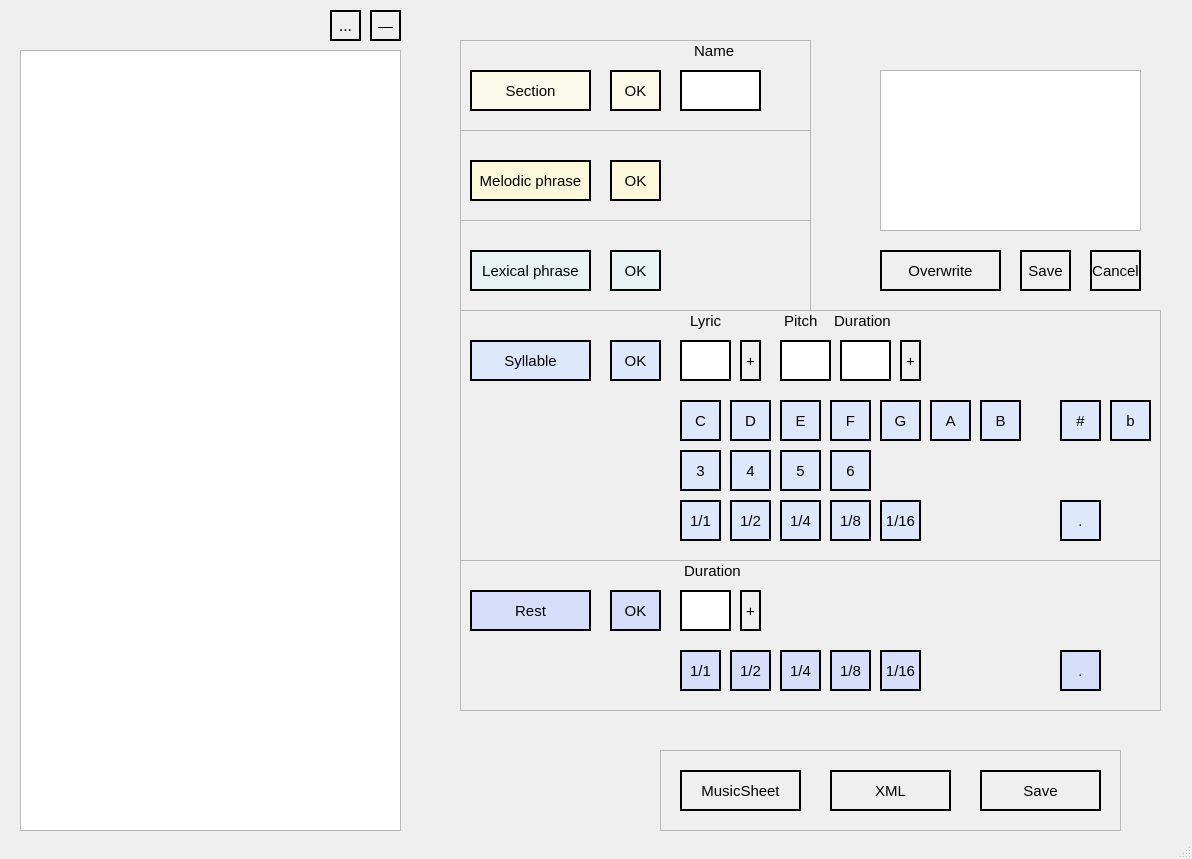
<?xml version="1.0" encoding="UTF-8"?>
<ui version="4.0">
 <class>MainWindow</class>
 <widget class="QMainWindow" name="MainWindow">
  <property name="geometry">
   <rect>
    <x>0</x>
    <y>0</y>
    <width>1192</width>
    <height>859</height>
   </rect>
  </property>
  <property name="windowTitle">
   <string>MainWindow</string>
  </property>
  <widget class="QWidget" name="centralwidget">
   <widget class="QScrollBar" name="verticalScrollBar">
    <property name="geometry">
     <rect>
      <x>290</x>
      <y>60</y>
      <width>20</width>
      <height>761</height>
     </rect>
    </property>
    <property name="orientation">
     <enum>Qt::Vertical</enum>
    </property>
   </widget>
   <widget class="QPlainTextEdit" name="previewInput">
    <property name="geometry">
     <rect>
      <x>880</x>
      <y>70</y>
      <width>261</width>
      <height>161</height>
     </rect>
    </property>
    <property name="plainText">
     <string/>
    </property>
   </widget>
   <widget class="QTreeView" name="treeView">
    <property name="geometry">
     <rect>
      <x>20</x>
      <y>50</y>
      <width>381</width>
      <height>781</height>
     </rect>
    </property>
   </widget>
   <widget class="QFrame" name="sectionFrame">
    <property name="geometry">
     <rect>
      <x>460</x>
      <y>40</y>
      <width>351</width>
      <height>91</height>
     </rect>
    </property>
    <property name="frameShape">
     <enum>QFrame::StyledPanel</enum>
    </property>
    <property name="frameShadow">
     <enum>QFrame::Raised</enum>
    </property>
    <widget class="QLineEdit" name="sectionName">
     <property name="geometry">
      <rect>
       <x>220</x>
       <y>30</y>
       <width>81</width>
       <height>41</height>
      </rect>
     </property>
     <property name="styleSheet">
      <string notr="true">border: 2px solid black;</string>
     </property>
     <property name="text">
      <string/>
     </property>
    </widget>
    <widget class="QToolButton" name="newSectionOKBtn">
     <property name="geometry">
      <rect>
       <x>150</x>
       <y>30</y>
       <width>51</width>
       <height>41</height>
      </rect>
     </property>
     <property name="styleSheet">
      <string notr="true">font: 63 8pt &quot;Yu Mincho Demibold&quot;;
font-size: 15px;
background-color: #fbfaeb;
border: 2px solid black;
</string>
     </property>
     <property name="text">
      <string>OK</string>
     </property>
    </widget>
    <widget class="QToolButton" name="newSectionBtn">
     <property name="geometry">
      <rect>
       <x>10</x>
       <y>30</y>
       <width>121</width>
       <height>41</height>
      </rect>
     </property>
     <property name="styleSheet">
      <string notr="true">font: 63 8pt &quot;Yu Mincho Demibold&quot;;
font-size: 15px;
background-color: #fbfaeb;
border: 2px solid black;
</string>
     </property>
     <property name="text">
      <string>Section</string>
     </property>
    </widget>
    <widget class="QLabel" name="sectionNameLabel">
     <property name="geometry">
      <rect>
       <x>230</x>
       <y>0</y>
       <width>71</width>
       <height>21</height>
      </rect>
     </property>
     <property name="styleSheet">
      <string notr="true">font: 63 8pt &quot;Yu Mincho Demibold&quot;;
font-size: 15px;</string>
     </property>
     <property name="text">
      <string> Name</string>
     </property>
    </widget>
   </widget>
   <widget class="QFrame" name="melPhraseFrame">
    <property name="geometry">
     <rect>
      <x>460</x>
      <y>130</y>
      <width>351</width>
      <height>91</height>
     </rect>
    </property>
    <property name="frameShape">
     <enum>QFrame::StyledPanel</enum>
    </property>
    <property name="frameShadow">
     <enum>QFrame::Raised</enum>
    </property>
    <widget class="QToolButton" name="newMelPhraseOKBtn">
     <property name="geometry">
      <rect>
       <x>150</x>
       <y>30</y>
       <width>51</width>
       <height>41</height>
      </rect>
     </property>
     <property name="styleSheet">
      <string notr="true">font: 63 8pt &quot;Yu Mincho Demibold&quot;;
font-size: 15px;
background-color: #fbf8dc;
border: 2px solid black;
</string>
     </property>
     <property name="text">
      <string>OK</string>
     </property>
    </widget>
    <widget class="QToolButton" name="newMelPhraseBtn">
     <property name="geometry">
      <rect>
       <x>10</x>
       <y>30</y>
       <width>121</width>
       <height>41</height>
      </rect>
     </property>
     <property name="styleSheet">
      <string notr="true">font: 63 8pt &quot;Yu Mincho Demibold&quot;;
font-size: 15px;
background-color: #fbf8dc;
border: 2px solid black;
</string>
     </property>
     <property name="text">
      <string>Melodic phrase</string>
     </property>
    </widget>
   </widget>
   <widget class="QFrame" name="lexPhraseFrame">
    <property name="geometry">
     <rect>
      <x>460</x>
      <y>220</y>
      <width>351</width>
      <height>91</height>
     </rect>
    </property>
    <property name="frameShape">
     <enum>QFrame::StyledPanel</enum>
    </property>
    <property name="frameShadow">
     <enum>QFrame::Raised</enum>
    </property>
    <widget class="QToolButton" name="newLexPhraseOKBtn">
     <property name="geometry">
      <rect>
       <x>150</x>
       <y>30</y>
       <width>51</width>
       <height>41</height>
      </rect>
     </property>
     <property name="styleSheet">
      <string notr="true">font: 63 8pt &quot;Yu Mincho Demibold&quot;;
font-size: 15px;
background-color: #e7f4f3;
border: 2px solid black;
</string>
     </property>
     <property name="text">
      <string>OK</string>
     </property>
    </widget>
    <widget class="QToolButton" name="newLexPhraseBtn">
     <property name="geometry">
      <rect>
       <x>10</x>
       <y>30</y>
       <width>121</width>
       <height>41</height>
      </rect>
     </property>
     <property name="styleSheet">
      <string notr="true">font: 63 8pt &quot;Yu Mincho Demibold&quot;;
font-size: 15px;
background-color: #e7f4f3;
border: 2px solid black;
</string>
     </property>
     <property name="text">
      <string>Lexical phrase</string>
     </property>
    </widget>
   </widget>
   <widget class="QFrame" name="syllableFrame">
    <property name="geometry">
     <rect>
      <x>460</x>
      <y>310</y>
      <width>701</width>
      <height>251</height>
     </rect>
    </property>
    <property name="frameShape">
     <enum>QFrame::StyledPanel</enum>
    </property>
    <property name="frameShadow">
     <enum>QFrame::Raised</enum>
    </property>
    <widget class="QToolButton" name="newSyllableBtn">
     <property name="geometry">
      <rect>
       <x>10</x>
       <y>30</y>
       <width>121</width>
       <height>41</height>
      </rect>
     </property>
     <property name="styleSheet">
      <string notr="true">font: 63 8pt &quot;Yu Mincho Demibold&quot;;
font-size: 15px;
background-color:#dee8fd;
border: 2px solid black;
</string>
     </property>
     <property name="text">
      <string>Syllable</string>
     </property>
    </widget>
    <widget class="QToolButton" name="newSyllableOKBtn">
     <property name="geometry">
      <rect>
       <x>150</x>
       <y>30</y>
       <width>51</width>
       <height>41</height>
      </rect>
     </property>
     <property name="styleSheet">
      <string notr="true">font: 63 8pt &quot;Yu Mincho Demibold&quot;;
font-size: 15px;
background-color:#dee8fd;
border: 2px solid black;
</string>
     </property>
     <property name="text">
      <string>OK</string>
     </property>
    </widget>
    <widget class="QLineEdit" name="syllableLyric">
     <property name="geometry">
      <rect>
       <x>220</x>
       <y>30</y>
       <width>51</width>
       <height>41</height>
      </rect>
     </property>
     <property name="styleSheet">
      <string notr="true">border: 2px solid black;</string>
     </property>
     <property name="text">
      <string/>
     </property>
    </widget>
    <widget class="QToolButton" name="syllableDottedBtn">
     <property name="geometry">
      <rect>
       <x>600</x>
       <y>190</y>
       <width>41</width>
       <height>41</height>
      </rect>
     </property>
     <property name="styleSheet">
      <string notr="true">font: 63 8pt &quot;Yu Mincho Demibold&quot;;
font-size: 15px;
background-color:#dee8fd;
border: 2px solid black;
</string>
     </property>
     <property name="text">
      <string>.</string>
     </property>
    </widget>
    <widget class="QToolButton" name="sharpBtn">
     <property name="geometry">
      <rect>
       <x>600</x>
       <y>90</y>
       <width>41</width>
       <height>41</height>
      </rect>
     </property>
     <property name="styleSheet">
      <string notr="true">font: 63 8pt &quot;Yu Mincho Demibold&quot;;
font-size: 15px;
background-color:#dee8fd;
border: 2px solid black;
</string>
     </property>
     <property name="text">
      <string>#</string>
     </property>
    </widget>
    <widget class="QToolButton" name="flatBtn">
     <property name="geometry">
      <rect>
       <x>650</x>
       <y>90</y>
       <width>41</width>
       <height>41</height>
      </rect>
     </property>
     <property name="styleSheet">
      <string notr="true">font: 63 8pt &quot;Yu Mincho Demibold&quot;;
font-size: 15px;
background-color:#dee8fd;
border: 2px solid black;
</string>
     </property>
     <property name="text">
      <string>b</string>
     </property>
    </widget>
    <widget class="QToolButton" name="syllableDur16Btn">
     <property name="geometry">
      <rect>
       <x>420</x>
       <y>190</y>
       <width>41</width>
       <height>41</height>
      </rect>
     </property>
     <property name="styleSheet">
      <string notr="true">font: 63 8pt &quot;Yu Mincho Demibold&quot;;
font-size: 15px;
background-color:#dee8fd;
border: 2px solid black;
</string>
     </property>
     <property name="text">
      <string>1/16</string>
     </property>
    </widget>
    <widget class="QToolButton" name="syllableDur8Btn">
     <property name="geometry">
      <rect>
       <x>370</x>
       <y>190</y>
       <width>41</width>
       <height>41</height>
      </rect>
     </property>
     <property name="styleSheet">
      <string notr="true">font: 63 8pt &quot;Yu Mincho Demibold&quot;;
font-size: 15px;
background-color:#dee8fd;
border: 2px solid black;
</string>
     </property>
     <property name="text">
      <string>1/8</string>
     </property>
    </widget>
    <widget class="QToolButton" name="syllableDur4Btn">
     <property name="geometry">
      <rect>
       <x>320</x>
       <y>190</y>
       <width>41</width>
       <height>41</height>
      </rect>
     </property>
     <property name="styleSheet">
      <string notr="true">font: 63 8pt &quot;Yu Mincho Demibold&quot;;
font-size: 15px;
background-color:#dee8fd;
border: 2px solid black;
</string>
     </property>
     <property name="text">
      <string>1/4</string>
     </property>
    </widget>
    <widget class="QToolButton" name="syllableDur2Btn">
     <property name="geometry">
      <rect>
       <x>270</x>
       <y>190</y>
       <width>41</width>
       <height>41</height>
      </rect>
     </property>
     <property name="styleSheet">
      <string notr="true">font: 63 8pt &quot;Yu Mincho Demibold&quot;;
font-size: 15px;
background-color:#dee8fd;
border: 2px solid black;
</string>
     </property>
     <property name="text">
      <string>1/2</string>
     </property>
    </widget>
    <widget class="QToolButton" name="syllableDur1Btn">
     <property name="geometry">
      <rect>
       <x>220</x>
       <y>190</y>
       <width>41</width>
       <height>41</height>
      </rect>
     </property>
     <property name="styleSheet">
      <string notr="true">font: 63 8pt &quot;Yu Mincho Demibold&quot;;
font-size: 15px;
background-color:#dee8fd;
border: 2px solid black;
</string>
     </property>
     <property name="text">
      <string>1/1</string>
     </property>
    </widget>
    <widget class="QToolButton" name="octave3Btn">
     <property name="geometry">
      <rect>
       <x>220</x>
       <y>140</y>
       <width>41</width>
       <height>41</height>
      </rect>
     </property>
     <property name="styleSheet">
      <string notr="true">font: 63 8pt &quot;Yu Mincho Demibold&quot;;
font-size: 15px;
background-color:#dee8fd;
border: 2px solid black;
</string>
     </property>
     <property name="text">
      <string>3</string>
     </property>
    </widget>
    <widget class="QToolButton" name="octave4Btn">
     <property name="geometry">
      <rect>
       <x>270</x>
       <y>140</y>
       <width>41</width>
       <height>41</height>
      </rect>
     </property>
     <property name="styleSheet">
      <string notr="true">font: 63 8pt &quot;Yu Mincho Demibold&quot;;
font-size: 15px;
background-color:#dee8fd;
border: 2px solid black;
</string>
     </property>
     <property name="text">
      <string>4</string>
     </property>
    </widget>
    <widget class="QToolButton" name="octave5Btn">
     <property name="enabled">
      <bool>true</bool>
     </property>
     <property name="geometry">
      <rect>
       <x>320</x>
       <y>140</y>
       <width>41</width>
       <height>41</height>
      </rect>
     </property>
     <property name="styleSheet">
      <string notr="true">font: 63 8pt &quot;Yu Mincho Demibold&quot;;
font-size: 15px;
background-color:#dee8fd;
border: 2px solid black;
</string>
     </property>
     <property name="text">
      <string>5</string>
     </property>
    </widget>
    <widget class="QToolButton" name="octave6Btn">
     <property name="geometry">
      <rect>
       <x>370</x>
       <y>140</y>
       <width>41</width>
       <height>41</height>
      </rect>
     </property>
     <property name="styleSheet">
      <string notr="true">font: 63 8pt &quot;Yu Mincho Demibold&quot;;
font-size: 15px;
background-color:#dee8fd;
border: 2px solid black;
</string>
     </property>
     <property name="text">
      <string>6</string>
     </property>
    </widget>
    <widget class="QToolButton" name="CBtn">
     <property name="geometry">
      <rect>
       <x>220</x>
       <y>90</y>
       <width>41</width>
       <height>41</height>
      </rect>
     </property>
     <property name="styleSheet">
      <string notr="true">font: 63 8pt &quot;Yu Mincho Demibold&quot;;
font-size: 15px;
background-color:#dee8fd;
border: 2px solid black;
</string>
     </property>
     <property name="text">
      <string>C</string>
     </property>
    </widget>
    <widget class="QToolButton" name="DBtn">
     <property name="geometry">
      <rect>
       <x>270</x>
       <y>90</y>
       <width>41</width>
       <height>41</height>
      </rect>
     </property>
     <property name="styleSheet">
      <string notr="true">font: 63 8pt &quot;Yu Mincho Demibold&quot;;
font-size: 15px;
background-color:#dee8fd;
border: 2px solid black;
</string>
     </property>
     <property name="text">
      <string>D</string>
     </property>
    </widget>
    <widget class="QToolButton" name="EBtn">
     <property name="geometry">
      <rect>
       <x>320</x>
       <y>90</y>
       <width>41</width>
       <height>41</height>
      </rect>
     </property>
     <property name="styleSheet">
      <string notr="true">font: 63 8pt &quot;Yu Mincho Demibold&quot;;
font-size: 15px;
background-color:#dee8fd;
border: 2px solid black;
</string>
     </property>
     <property name="text">
      <string>E</string>
     </property>
    </widget>
    <widget class="QToolButton" name="FBtn">
     <property name="geometry">
      <rect>
       <x>370</x>
       <y>90</y>
       <width>41</width>
       <height>41</height>
      </rect>
     </property>
     <property name="styleSheet">
      <string notr="true">font: 63 8pt &quot;Yu Mincho Demibold&quot;;
font-size: 15px;
background-color:#dee8fd;
border: 2px solid black;
</string>
     </property>
     <property name="text">
      <string>F</string>
     </property>
    </widget>
    <widget class="QToolButton" name="GBtn">
     <property name="geometry">
      <rect>
       <x>420</x>
       <y>90</y>
       <width>41</width>
       <height>41</height>
      </rect>
     </property>
     <property name="styleSheet">
      <string notr="true">font: 63 8pt &quot;Yu Mincho Demibold&quot;;
font-size: 15px;
background-color:#dee8fd;
border: 2px solid black;
</string>
     </property>
     <property name="text">
      <string>G</string>
     </property>
    </widget>
    <widget class="QToolButton" name="ABtn">
     <property name="geometry">
      <rect>
       <x>470</x>
       <y>90</y>
       <width>41</width>
       <height>41</height>
      </rect>
     </property>
     <property name="styleSheet">
      <string notr="true">font: 63 8pt &quot;Yu Mincho Demibold&quot;;
font-size: 15px;
background-color:#dee8fd;
border: 2px solid black;
</string>
     </property>
     <property name="text">
      <string>A</string>
     </property>
    </widget>
    <widget class="QToolButton" name="BBtn">
     <property name="geometry">
      <rect>
       <x>520</x>
       <y>90</y>
       <width>41</width>
       <height>41</height>
      </rect>
     </property>
     <property name="styleSheet">
      <string notr="true">font: 63 8pt &quot;Yu Mincho Demibold&quot;;
font-size: 15px;
background-color:#dee8fd;
border: 2px solid black;
</string>
     </property>
     <property name="text">
      <string>B</string>
     </property>
    </widget>
    <widget class="QLineEdit" name="syllableDuration">
     <property name="geometry">
      <rect>
       <x>380</x>
       <y>30</y>
       <width>51</width>
       <height>41</height>
      </rect>
     </property>
     <property name="styleSheet">
      <string notr="true">border: 2px solid black;</string>
     </property>
     <property name="text">
      <string/>
     </property>
    </widget>
    <widget class="QLabel" name="syllDurationLabel">
     <property name="geometry">
      <rect>
       <x>370</x>
       <y>0</y>
       <width>71</width>
       <height>21</height>
      </rect>
     </property>
     <property name="styleSheet">
      <string notr="true">font: 63 8pt &quot;Yu Mincho Demibold&quot;;
font-size: 15px;</string>
     </property>
     <property name="text">
      <string> Duration</string>
     </property>
    </widget>
    <widget class="QToolButton" name="addSyllableNoteBtn">
     <property name="geometry">
      <rect>
       <x>440</x>
       <y>30</y>
       <width>21</width>
       <height>41</height>
      </rect>
     </property>
     <property name="styleSheet">
      <string notr="true">font: 63 8pt &quot;Yu Mincho Demibold&quot;;
font-size: 15px;
border: 2px solid black;
</string>
     </property>
     <property name="text">
      <string>+</string>
     </property>
    </widget>
    <widget class="QLineEdit" name="syllablePitch">
     <property name="geometry">
      <rect>
       <x>320</x>
       <y>30</y>
       <width>51</width>
       <height>41</height>
      </rect>
     </property>
     <property name="styleSheet">
      <string notr="true">border: 2px solid black;</string>
     </property>
     <property name="text">
      <string/>
     </property>
    </widget>
    <widget class="QLabel" name="pitchLabel">
     <property name="geometry">
      <rect>
       <x>320</x>
       <y>0</y>
       <width>41</width>
       <height>21</height>
      </rect>
     </property>
     <property name="styleSheet">
      <string notr="true">font: 63 8pt &quot;Yu Mincho Demibold&quot;;
font-size: 15px;</string>
     </property>
     <property name="text">
      <string> Pitch</string>
     </property>
    </widget>
    <widget class="QToolButton" name="addSyllableLyricBtn">
     <property name="geometry">
      <rect>
       <x>280</x>
       <y>30</y>
       <width>21</width>
       <height>41</height>
      </rect>
     </property>
     <property name="styleSheet">
      <string notr="true">font: 63 8pt &quot;Yu Mincho Demibold&quot;;
font-size: 15px;
border: 2px solid black;
</string>
     </property>
     <property name="text">
      <string>+</string>
     </property>
    </widget>
    <widget class="QLabel" name="lyricLabel">
     <property name="geometry">
      <rect>
       <x>230</x>
       <y>0</y>
       <width>41</width>
       <height>21</height>
      </rect>
     </property>
     <property name="styleSheet">
      <string notr="true">font: 63 8pt &quot;Yu Mincho Demibold&quot;;
font-size: 15px;</string>
     </property>
     <property name="text">
      <string>Lyric</string>
     </property>
    </widget>
   </widget>
   <widget class="QFrame" name="restFrame">
    <property name="geometry">
     <rect>
      <x>460</x>
      <y>560</y>
      <width>701</width>
      <height>151</height>
     </rect>
    </property>
    <property name="frameShape">
     <enum>QFrame::StyledPanel</enum>
    </property>
    <property name="frameShadow">
     <enum>QFrame::Raised</enum>
    </property>
    <widget class="QToolButton" name="newRestBtn">
     <property name="geometry">
      <rect>
       <x>10</x>
       <y>30</y>
       <width>121</width>
       <height>41</height>
      </rect>
     </property>
     <property name="styleSheet">
      <string notr="true">font: 63 8pt &quot;Yu Mincho Demibold&quot;;
font-size: 15px;
background-color: #d6def9;
border: 2px solid black;
</string>
     </property>
     <property name="text">
      <string>Rest</string>
     </property>
    </widget>
    <widget class="QToolButton" name="newRestOKBtn">
     <property name="geometry">
      <rect>
       <x>150</x>
       <y>30</y>
       <width>51</width>
       <height>41</height>
      </rect>
     </property>
     <property name="styleSheet">
      <string notr="true">font: 63 8pt &quot;Yu Mincho Demibold&quot;;
font-size: 15px;
background-color:#d6def9;
border: 2px solid black;
</string>
     </property>
     <property name="text">
      <string>OK</string>
     </property>
    </widget>
    <widget class="QLineEdit" name="restDuration">
     <property name="geometry">
      <rect>
       <x>220</x>
       <y>30</y>
       <width>51</width>
       <height>41</height>
      </rect>
     </property>
     <property name="styleSheet">
      <string notr="true">border: 2px solid black;</string>
     </property>
     <property name="text">
      <string/>
     </property>
    </widget>
    <widget class="QToolButton" name="addRestDurationBtn">
     <property name="geometry">
      <rect>
       <x>280</x>
       <y>30</y>
       <width>21</width>
       <height>41</height>
      </rect>
     </property>
     <property name="styleSheet">
      <string notr="true">font: 63 8pt &quot;Yu Mincho Demibold&quot;;
font-size: 15px;
border: 2px solid black;
</string>
     </property>
     <property name="text">
      <string>+</string>
     </property>
    </widget>
    <widget class="QLabel" name="restDurationLabel">
     <property name="geometry">
      <rect>
       <x>220</x>
       <y>0</y>
       <width>71</width>
       <height>21</height>
      </rect>
     </property>
     <property name="styleSheet">
      <string notr="true">font: 63 8pt &quot;Yu Mincho Demibold&quot;;
font-size: 15px;</string>
     </property>
     <property name="text">
      <string> Duration</string>
     </property>
    </widget>
    <widget class="QToolButton" name="restDur1Btn">
     <property name="geometry">
      <rect>
       <x>220</x>
       <y>90</y>
       <width>41</width>
       <height>41</height>
      </rect>
     </property>
     <property name="styleSheet">
      <string notr="true">font: 63 8pt &quot;Yu Mincho Demibold&quot;;
font-size: 15px;
background-color:#d6def9;
border: 2px solid black;
</string>
     </property>
     <property name="text">
      <string>1/1</string>
     </property>
    </widget>
    <widget class="QToolButton" name="restDur2Btn">
     <property name="geometry">
      <rect>
       <x>270</x>
       <y>90</y>
       <width>41</width>
       <height>41</height>
      </rect>
     </property>
     <property name="styleSheet">
      <string notr="true">font: 63 8pt &quot;Yu Mincho Demibold&quot;;
font-size: 15px;
background-color:#d6def9;
border: 2px solid black;
</string>
     </property>
     <property name="text">
      <string>1/2</string>
     </property>
    </widget>
    <widget class="QToolButton" name="restDur4Btn">
     <property name="geometry">
      <rect>
       <x>320</x>
       <y>90</y>
       <width>41</width>
       <height>41</height>
      </rect>
     </property>
     <property name="styleSheet">
      <string notr="true">font: 63 8pt &quot;Yu Mincho Demibold&quot;;
font-size: 15px;
background-color:#d6def9;
border: 2px solid black;
</string>
     </property>
     <property name="text">
      <string>1/4</string>
     </property>
    </widget>
    <widget class="QToolButton" name="restDur8Btn">
     <property name="geometry">
      <rect>
       <x>370</x>
       <y>90</y>
       <width>41</width>
       <height>41</height>
      </rect>
     </property>
     <property name="styleSheet">
      <string notr="true">font: 63 8pt &quot;Yu Mincho Demibold&quot;;
font-size: 15px;
background-color:#d6def9;
border: 2px solid black;
</string>
     </property>
     <property name="text">
      <string>1/8</string>
     </property>
    </widget>
    <widget class="QToolButton" name="restDur16Btn">
     <property name="geometry">
      <rect>
       <x>420</x>
       <y>90</y>
       <width>41</width>
       <height>41</height>
      </rect>
     </property>
     <property name="styleSheet">
      <string notr="true">font: 63 8pt &quot;Yu Mincho Demibold&quot;;
font-size: 15px;
background-color:#d6def9;
border: 2px solid black;
</string>
     </property>
     <property name="text">
      <string>1/16</string>
     </property>
    </widget>
    <widget class="QToolButton" name="restDottedBtn">
     <property name="geometry">
      <rect>
       <x>600</x>
       <y>90</y>
       <width>41</width>
       <height>41</height>
      </rect>
     </property>
     <property name="styleSheet">
      <string notr="true">font: 63 8pt &quot;Yu Mincho Demibold&quot;;
font-size: 15px;
background-color:#d6def9;
border: 2px solid black;
</string>
     </property>
     <property name="text">
      <string>.</string>
     </property>
    </widget>
   </widget>
   <widget class="QFrame" name="actionBtnsFrame">
    <property name="geometry">
     <rect>
      <x>660</x>
      <y>750</y>
      <width>461</width>
      <height>81</height>
     </rect>
    </property>
    <property name="frameShape">
     <enum>QFrame::StyledPanel</enum>
    </property>
    <property name="frameShadow">
     <enum>QFrame::Raised</enum>
    </property>
    <widget class="QToolButton" name="musicSheetBtn">
     <property name="geometry">
      <rect>
       <x>20</x>
       <y>20</y>
       <width>121</width>
       <height>41</height>
      </rect>
     </property>
     <property name="focusPolicy">
      <enum>Qt::NoFocus</enum>
     </property>
     <property name="styleSheet">
      <string notr="true">font: 63 8pt &quot;Yu Mincho Demibold&quot;;
font-size: 15px;
border: 2px solid black;
</string>
     </property>
     <property name="text">
      <string>MusicSheet</string>
     </property>
    </widget>
    <widget class="QToolButton" name="XMLBtn">
     <property name="geometry">
      <rect>
       <x>170</x>
       <y>20</y>
       <width>121</width>
       <height>41</height>
      </rect>
     </property>
     <property name="focusPolicy">
      <enum>Qt::NoFocus</enum>
     </property>
     <property name="styleSheet">
      <string notr="true">font: 63 8pt &quot;Yu Mincho Demibold&quot;;
font-size: 15px;
border: 2px solid black;
</string>
     </property>
     <property name="text">
      <string>XML</string>
     </property>
    </widget>
    <widget class="QToolButton" name="saveFileBtn">
     <property name="geometry">
      <rect>
       <x>320</x>
       <y>20</y>
       <width>121</width>
       <height>41</height>
      </rect>
     </property>
     <property name="mouseTracking">
      <bool>false</bool>
     </property>
     <property name="tabletTracking">
      <bool>false</bool>
     </property>
     <property name="focusPolicy">
      <enum>Qt::NoFocus</enum>
     </property>
     <property name="styleSheet">
      <string notr="true">font: 63 8pt &quot;Yu Mincho Demibold&quot;;
font-size: 15px;
border: 2px solid black;
</string>
     </property>
     <property name="text">
      <string>Save</string>
     </property>
    </widget>
   </widget>
   <widget class="QToolButton" name="overwriteBtn">
    <property name="geometry">
     <rect>
      <x>880</x>
      <y>250</y>
      <width>121</width>
      <height>41</height>
     </rect>
    </property>
    <property name="styleSheet">
     <string notr="true">font: 63 8pt &quot;Yu Mincho Demibold&quot;;
font-size: 15px;
border: 2px solid black;
</string>
    </property>
    <property name="text">
     <string>Overwrite</string>
    </property>
   </widget>
   <widget class="QToolButton" name="saveXMLBtn">
    <property name="geometry">
     <rect>
      <x>1020</x>
      <y>250</y>
      <width>51</width>
      <height>41</height>
     </rect>
    </property>
    <property name="styleSheet">
     <string notr="true">font: 63 8pt &quot;Yu Mincho Demibold&quot;;
font-size: 15px;
background-color: ;
border: 2px solid black;
</string>
    </property>
    <property name="text">
     <string>Save</string>
    </property>
   </widget>
   <widget class="QToolButton" name="cancelXMLBtn">
    <property name="geometry">
     <rect>
      <x>1090</x>
      <y>250</y>
      <width>51</width>
      <height>41</height>
     </rect>
    </property>
    <property name="styleSheet">
     <string notr="true">font: 63 8pt &quot;Yu Mincho Demibold&quot;;
font-size: 15px;
background-color: ;
border: 2px solid black;
</string>
    </property>
    <property name="text">
     <string>Cancel</string>
    </property>
   </widget>
   <widget class="QToolButton" name="deleteNodeBtn">
    <property name="geometry">
     <rect>
      <x>370</x>
      <y>10</y>
      <width>31</width>
      <height>31</height>
     </rect>
    </property>
    <property name="styleSheet">
     <string notr="true">font: 63 8pt &quot;Yu Mincho Demibold&quot;;
font-size: 15px;
border: 2px solid black;
</string>
    </property>
    <property name="text">
     <string>—</string>
    </property>
   </widget>
   <widget class="QToolButton" name="editNodeBtn">
    <property name="geometry">
     <rect>
      <x>330</x>
      <y>10</y>
      <width>31</width>
      <height>31</height>
     </rect>
    </property>
    <property name="styleSheet">
     <string notr="true">font: 63 8pt &quot;Yu Mincho Demibold&quot;;
font-size: 16px;
border: 2px solid black;
</string>
    </property>
    <property name="text">
     <string>...</string>
    </property>
   </widget>
   <zorder>actionBtnsFrame</zorder>
   <zorder>restFrame</zorder>
   <zorder>syllableFrame</zorder>
   <zorder>lexPhraseFrame</zorder>
   <zorder>melPhraseFrame</zorder>
   <zorder>sectionFrame</zorder>
   <zorder>verticalScrollBar</zorder>
   <zorder>treeView</zorder>
   <zorder>previewInput</zorder>
   <zorder>overwriteBtn</zorder>
   <zorder>saveXMLBtn</zorder>
   <zorder>cancelXMLBtn</zorder>
   <zorder>deleteNodeBtn</zorder>
   <zorder>editNodeBtn</zorder>
  </widget>
  <widget class="QStatusBar" name="statusbar"/>
 </widget>
 <resources/>
 <connections/>
</ui>
